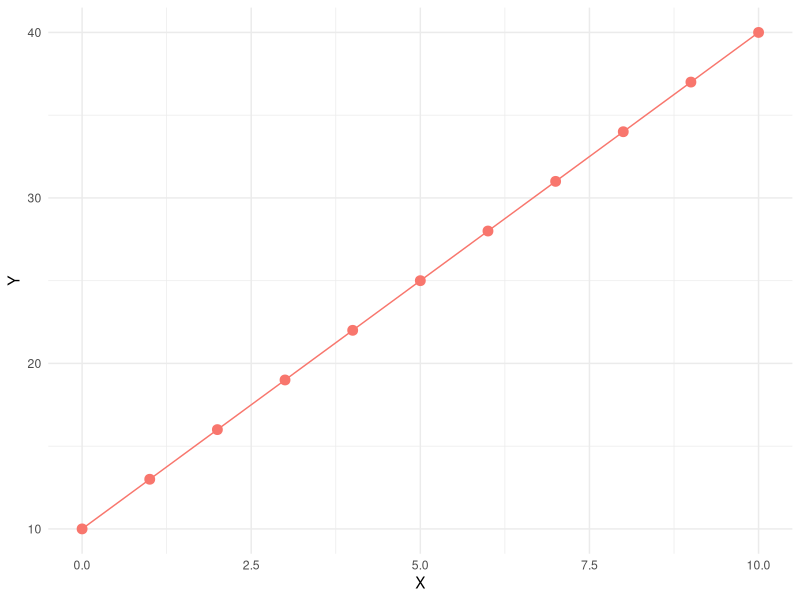

This figure's R source:
## ---- chunk 1
knitr::opts_chunk$set(echo = TRUE)
library(tidyverse)
library(pracma)
## ---- chunk 2
#count from 1 to 10 in increments of 0.5
count = base::seq(from = 1, to = 10, by = 0.5)
print(count)
## ---- chunk 3
#define function to calculate Y from a linear equation
compute_Y = function(X, a, b){
  Y = a*X + b
  return(Y)
}

#define values
X = 5
a = 3
b = 10


#apply function 
result = compute_Y(X, a, b)
print(result)

#check algebra
#Y = 3*5 + 10
#Y = 15 + 10
#Y = 25
## ---- chunk 4
#define values
a = 3
b = 10
X = base::seq(from = 0, to = 10, by = 1)

#create df
df = data.frame(
  a = c(a),
  b = c(b),
  X = c(X),
  Y = compute_Y(X, a, b)
  )

print(df)
## ---- chunk 5
#plot results from part c 
plot_1 = ggplot(data = df, aes(X, Y))+
  geom_line(aes(X, Y, color = 'coral'))+
  geom_point(aes(X, Y, color = 'coral'), size = 3)+
  theme_minimal()+
  theme(legend.position = 'none')

plot_1
## ---- chunk 6
#define 3 functions
F1 = function(X, a1, b1){
  Y = a1*X + b1
  return(Y)
}

F2 = function(X, a2, b2){
  Y = a2*X + b2
  return(Y)
}

F3 = function(X, a1, b1, a2, b2){
  Z = F1(X, a1, b1) - F2(X, a2, b2)
  return(Z)
}
  
#define values
a1 = -2
b1 = 100
a2 = 3
b2 = 0

#find the intersection of the two curves 
X_star = pracma::fzero(fun = F3, x = c(-100, 100), a1 = a1, b1 = b1, a2 = a2, b2 = b2)[[1]]

#an alternative way to use the fzero function:
#X_star = pracma::fzero(function(x) F3(x, a1=a1, b1=b1, a2= a2, b2 = b2), 10)[[1]]
Y_star = F1(X = X_star, a1 = a1, b1 = b1)

results = paste0("X* = " , X_star , ", Y* = " , Y_star)
print(results)
## ---- chunk 7
#check algebra for part e answer
#calculate X*
#F1 = F2
#-2X + 100 = 3X + 0
#5X = 100
#X = 20

#calculate Y* 
#F1 = -2*20 + 100
#F1 = -40 + 100
#F1 = 60

#F2 = 3X
#F2 = 3*20
#F2 = 60

## ---- chunk 8
#define equilibrium values
Q_star = 3800
P_star = 210

#define functions
demand_compute_P = function(Q){
 P = 400 - .05*(Q) 
 return(P)
}

supply_compute_P = function(Q){
 P = 20 + .05*Q 
 return(P)
}

#find consumer surplus
total_CS = integral(f = demand_compute_P, xmin = 0, xmax = 3800)
CS = total_CS - (P_star*Q_star)

#find producer surplus
total_PS = integral(f = supply_compute_P, xmin = 0, xmax = 3800)
PS = abs(total_PS - (P_star*Q_star))

results = paste0("At the equilibrium Q (", Q_star, ") and P (", P_star, "), the consumer surplus (CS) is " , CS , " and the producer surplus (PS) is " , PS)
print(results)
## ---- chunk 9
#define functions
supply_compute_P = function(Q){
  P = 120 + 0.3*Q^(1.3)
  return(P)
}

supply_compute_Q = function(P){
  Q = ((P - 120)/0.3)^(1/1.3)
  return(Q)
}

#apply functions
P = 1000
Q  = supply_compute_Q(P)

results = paste0("When the price for an inefficient car is $1000, the equilibrium quantity, Q, is " , Q, ".")
print(results)

## ---- chunk 10
supply_elasticity = function(P0){
  P1 = P0 + 1
  Q0 = supply_compute_Q(P0)
  Q1 = supply_compute_Q(P1)
  Es = ((Q1 - Q0)/Q0)/((P1 - P0)/P0)
  return(Es)
}

elasticity_result = supply_elasticity(1000)

results = paste0("The elasticity of supply of inefficient old cars is " , elasticity_result, ".")
print(results)
## ---- chunk 11
P_star = P
Q_star = Q

#find producer surplus
total_PS = integral(f = supply_compute_P, xmin = 0, xmax = 465)
PS = abs(total_PS - (P_star*Q_star))

results = paste0("At Q = ", Q_star, " and P = ", P_star, ", the producer surplus (PS) is " , PS)
print(results)
## ---- chunk 12
#define functions
#demand curve
demand_compute_P = function(Q){
  P = 1500 - 0.04*(Q^(1.2))
  return(P)
}

compute_difference_P = function(Q){
  Z = supply_compute_P(Q) - demand_compute_P(Q) 
  return(Z)
}

#apply functions
Q_star_result = pracma::fzero(fun = compute_difference_P, x = c(0, 10000))[[1]]
print(Q_star_result)

P_star_result = demand_compute_P(Q_star_result)
P_star_result 

results = paste0("The socially optimal number of cars to remove, Q*, is " , Q_star_result , ", and the optimal subsidy, P*, is " , P_star_result, ".")
print(results)

